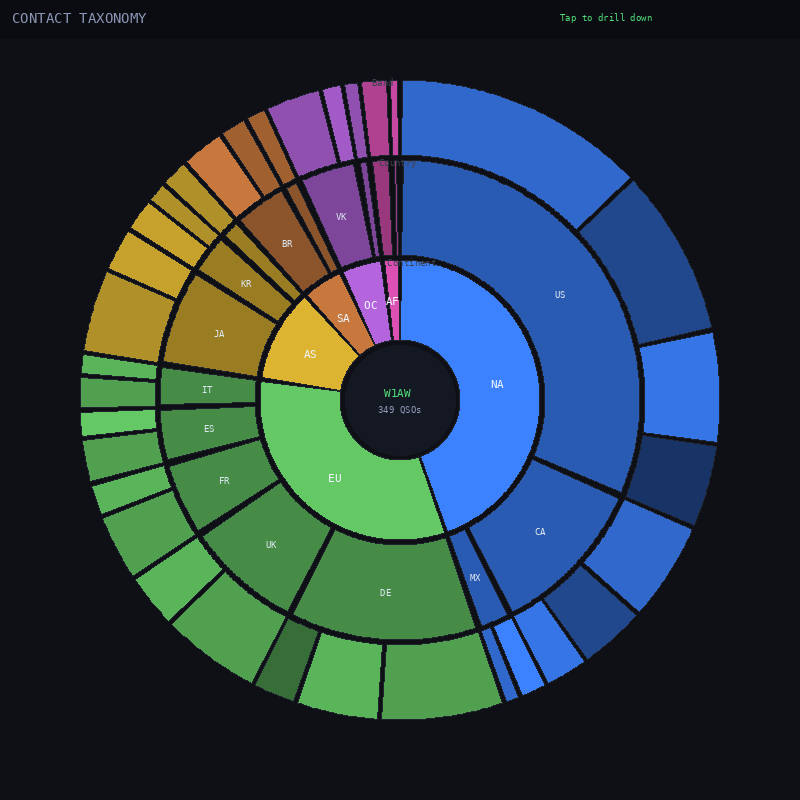

Generate this figure with Python:
"""Sunburst Chart — Continent > Country > Band drill-down."""
import math
import random
from PIL import Image, ImageDraw, ImageFont

random.seed(42)
W, H = 800, 800
CENTER = (W // 2, H // 2)
BG = (14, 16, 22)
LABEL_COLOR = (140, 150, 180)

HIERARCHY = {
    "NA": {"US": {"20m": 45, "40m": 30, "15m": 20, "80m": 15}, "CA": {"20m": 18, "40m": 12, "15m": 8}, "MX": {"10m": 5, "20m": 3}},
    "EU": {"DE": {"20m": 22, "15m": 15, "40m": 8}, "UK": {"20m": 18, "15m": 10}, "FR": {"20m": 12, "15m": 6}, "ES": {"20m": 8, "10m": 5}, "IT": {"20m": 6, "15m": 4}},
    "AS": {"JA": {"20m": 15, "15m": 8}, "KR": {"15m": 6, "20m": 4}, "IN": {"20m": 5}},
    "SA": {"BR": {"10m": 8, "20m": 5}, "AR": {"20m": 4}},
    "OC": {"VK": {"20m": 10, "15m": 4}, "ZL": {"20m": 3}},
    "AF": {"ZA": {"20m": 5}, "KE": {"15m": 2}},
}

CONTINENT_COLORS = {
    "NA": (60, 130, 255), "EU": (100, 200, 100), "AS": (220, 180, 50),
    "SA": (200, 120, 60), "OC": (180, 100, 220), "AF": (220, 80, 180),
}

R1_INNER, R1_OUTER = 60, 140
R2_INNER, R2_OUTER = 145, 240
R3_INNER, R3_OUTER = 245, 320

img = Image.new("RGB", (W, H), BG)
draw = ImageDraw.Draw(img)

try:
    font = ImageFont.truetype("/usr/share/fonts/truetype/dejavu/DejaVuSansMono.ttf", 14)
    font_sm = ImageFont.truetype("/usr/share/fonts/truetype/dejavu/DejaVuSansMono.ttf", 11)
    font_xs = ImageFont.truetype("/usr/share/fonts/truetype/dejavu/DejaVuSansMono.ttf", 9)
except OSError:
    font = font_sm = font_xs = ImageFont.load_default()


def angle_xy(angle_deg, radius):
    rad = math.radians(angle_deg - 90)
    return CENTER[0] + radius * math.cos(rad), CENTER[1] + radius * math.sin(rad)


def draw_arc_segment(start_deg, end_deg, r_inner, r_outer, color, outline=None):
    steps = max(int((end_deg - start_deg) * 2), 8)
    points_outer = []
    points_inner = []
    for si in range(steps + 1):
        a = start_deg + (end_deg - start_deg) * si / steps
        points_outer.append(angle_xy(a, r_outer))
        points_inner.append(angle_xy(a, r_inner))
    points_inner.reverse()
    polygon = points_outer + points_inner
    if len(polygon) >= 3:
        draw.polygon(polygon, fill=color, outline=outline)


def color_variant(base, factor):
    return tuple(min(255, max(0, int(c * factor))) for c in base)


# Compute totals
continent_totals = {}
for cont, countries in HIERARCHY.items():
    continent_totals[cont] = sum(sum(bands.values()) for bands in countries.values())
grand_total = sum(continent_totals.values())

# Draw rings
GAP = 1.5
current = 0

for cont, countries in HIERARCHY.items():
    cont_span = (continent_totals[cont] / grand_total) * 360
    base_color = CONTINENT_COLORS[cont]

    # Ring 1: Continent
    draw_arc_segment(current + GAP / 2, current + cont_span - GAP / 2, R1_INNER, R1_OUTER, base_color, outline=(30, 35, 45))

    # Label continent
    mid = current + cont_span / 2
    lx, ly = angle_xy(mid, (R1_INNER + R1_OUTER) / 2)
    draw.text((lx - 8, ly - 6), cont, fill=(240, 245, 255), font=font_sm)

    # Ring 2: Countries
    country_offset = current
    country_totals = {c: sum(bands.values()) for c, bands in countries.items()}
    for country, bands in countries.items():
        ctry_span = (country_totals[country] / grand_total) * 360
        ctry_color = color_variant(base_color, 0.7)
        draw_arc_segment(country_offset + GAP / 2, country_offset + ctry_span - GAP / 2, R2_INNER, R2_OUTER, ctry_color, outline=(30, 35, 45))

        if ctry_span > 6:
            mid2 = country_offset + ctry_span / 2
            lx2, ly2 = angle_xy(mid2, (R2_INNER + R2_OUTER) / 2)
            draw.text((lx2 - 6, ly2 - 5), country, fill=(220, 230, 240), font=font_xs)

        # Ring 3: Bands
        band_offset = country_offset
        band_total = sum(bands.values())
        BAND_COLORS_MAP = {
            "160m": 0.3, "80m": 0.4, "40m": 0.55, "30m": 0.6,
            "20m": 0.8, "17m": 0.75, "15m": 0.9, "12m": 0.85, "10m": 1.0, "6m": 1.1,
        }
        for band_name, band_val in bands.items():
            bnd_span = (band_val / grand_total) * 360
            bfactor = BAND_COLORS_MAP.get(band_name, 0.5)
            bnd_color = color_variant(base_color, bfactor)
            draw_arc_segment(band_offset + GAP / 4, band_offset + bnd_span - GAP / 4, R3_INNER, R3_OUTER, bnd_color, outline=(30, 35, 45))
            band_offset += bnd_span

        country_offset += ctry_span

    current += cont_span

# Center circle
draw.ellipse([CENTER[0] - R1_INNER + 5, CENTER[1] - R1_INNER + 5, CENTER[0] + R1_INNER - 5, CENTER[1] + R1_INNER - 5], fill=(20, 24, 34))
draw.text((CENTER[0] - 16, CENTER[1] - 14), "W1AW", fill=(80, 220, 120), font=font_sm)
draw.text((CENTER[0] - 22, CENTER[1] + 4), f"{grand_total} QSOs", fill=LABEL_COLOR, font=font_xs)

# Ring labels
for label, r in [("Continent", R1_OUTER + 4), ("Country", R2_OUTER + 4), ("Band", R3_OUTER + 4)]:
    lx, ly = angle_xy(355, r)
    draw.text((lx, ly), label, fill=(60, 65, 80), font=font_xs)

# Header
draw.rectangle([(0, 0), (W, 38)], fill=(10, 12, 18))
draw.text((12, 10), "CONTACT TAXONOMY", fill=LABEL_COLOR, font=font)
draw.text((W - 240, 12), "Tap to drill down", fill=(80, 220, 120), font=font_xs)

img.save("/home/user/carrier_wave/mockups/sunburst_chart.png")
print("Saved sunburst_chart.png")
